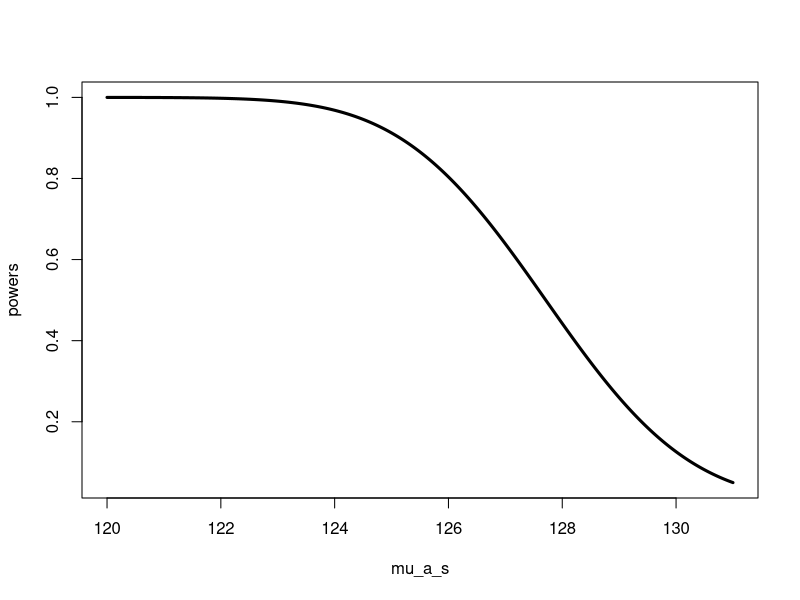
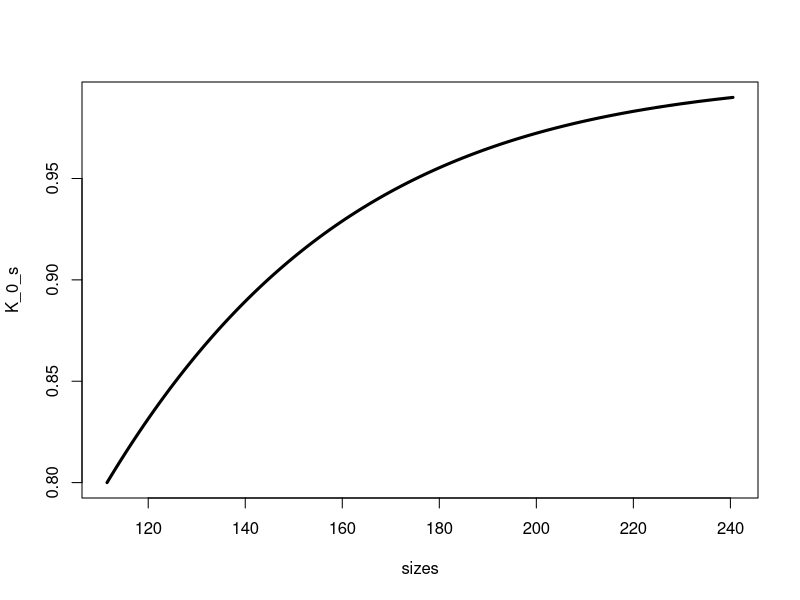

The R source for these figures, in order:
# H0: mu = mu_0
# Ha: mu < mu_0

mu_0 = 131
alpha = 0.05
n = 25
sigma = 10
mu_a = 130

# K = pnorm(qnorm(alpha) + sqrt(n)*(mu_0 - mu_a)/sigma)
# K

my_power <- function(mu_a, mu_0 = 131, n = 25, alpha = 0.05, sigma = 10){
  K = pnorm(qnorm(alpha) + sqrt(n)*(mu_0 - mu_a)/sigma)
  return(K)
}

my_power(mu_a, mu_0, n, alpha, sigma)
my_power(mu_a = 128)

my_power(mu_a = c(128, 129, 130, 131))
my_power(mu_a = seq(120, 131, by = 0.01))

mu_a_s = seq(120, 131, by = 0.01)
powers = my_power(mu_a_s)
plot(mu_a_s, powers, type = 'l', lwd = 3)


# sample size calculations


sample_size_calc <- function(mu_a, K_0, mu_0 = 131, alpha = 0.05, sigma = 10){
  n = (sigma*(qnorm(K_0) - qnorm(alpha))/(mu_0 - mu_a))^2
  return(n)
}


sample_size_calc(mu_a = 128, K_0 = 0.95, alpha = 0.01)

my_power(mu_a = 128, n = 176, alpha = 0.01)


K_0_s = seq(0.80, 0.99, by = 0.001) 
sizes = sample_size_calc(mu_a = 128, K_0 = K_0_s, alpha = 0.01)
plot(sizes, K_0_s, type = 'l',  lwd = 3)













